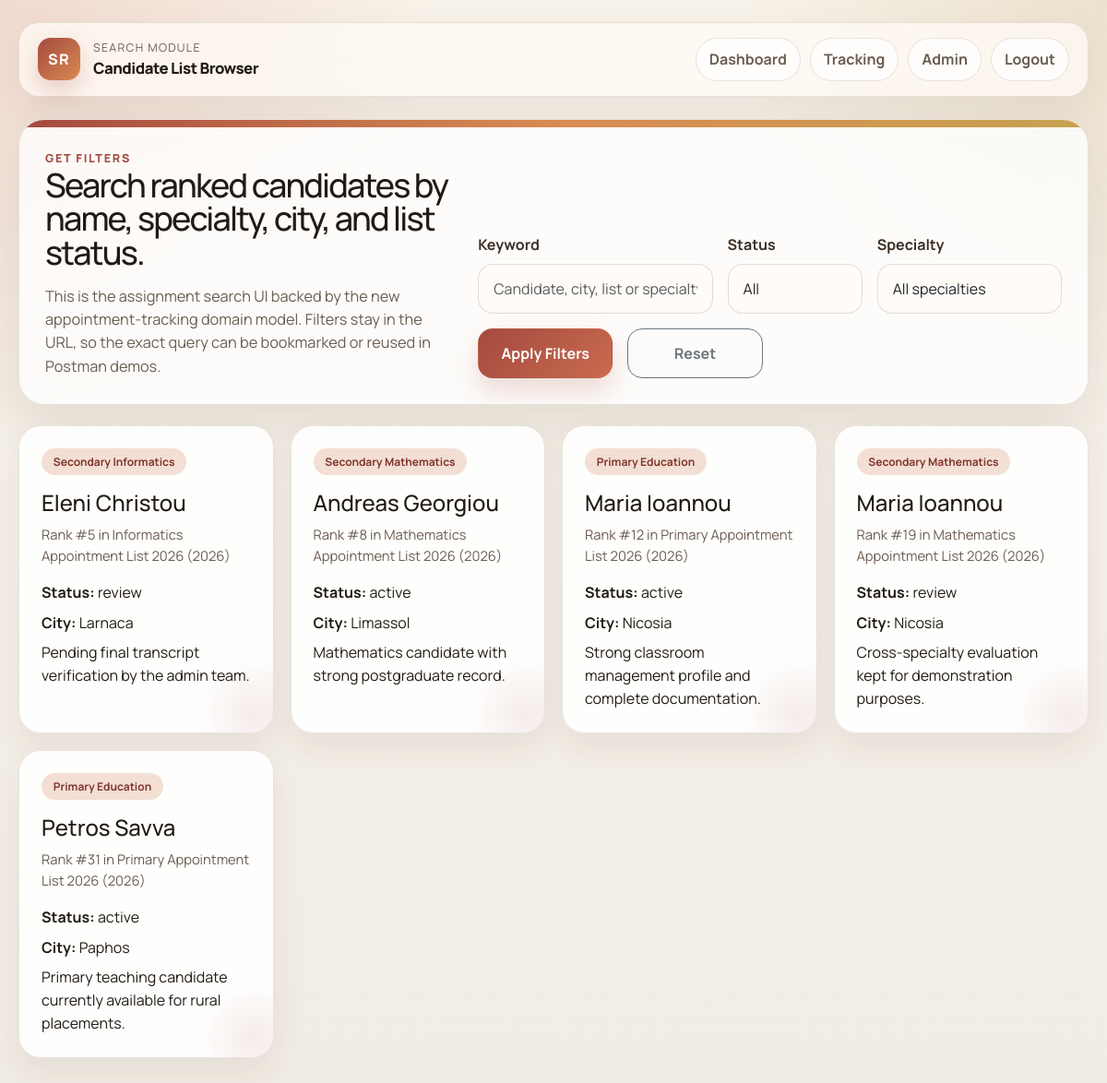
/modules/list.php (signed in), run on the app's committed database.
### tables this page shows
CREATE TABLE IF NOT EXISTS candidate_list_entries (
  id INT UNSIGNED AUTO_INCREMENT PRIMARY KEY,
  candidate_id INT UNSIGNED NOT NULL,
  list_id INT UNSIGNED NOT NULL,
  ranking INT UNSIGNED NOT NULL,
  status VARCHAR(40) NOT NULL DEFAULT 'active',
  notes TEXT NOT NULL,
  created_at TIMESTAMP NOT NULL DEFAULT CURRENT_TIMESTAMP,
  CONSTRAINT fk_entries_candidate
    FOREIGN KEY (candidate_id) REFERENCES candidates(id)
    ON DELETE CASCADE
    ON UPDATE CASCADE,
  CONSTRAINT fk_entries_list
    FOREIGN KEY (list_id) REFERENCES appointment_lists(id)
    ON DELETE CASCADE
    ON UPDATE CASCADE,
  UNIQUE KEY uniq_candidate_list (candidate_id, list_id)
);

CREATE TABLE IF NOT EXISTS specialties (
  id INT UNSIGNED AUTO_INCREMENT PRIMARY KEY,
  code VARCHAR(30) NOT NULL UNIQUE,
  name VARCHAR(120) NOT NULL,
  sector VARCHAR(120) NOT NULL,
  created_at TIMESTAMP NOT NULL DEFAULT CURRENT_TIMESTAMP
);

CREATE TABLE IF NOT EXISTS candidates (
  id INT UNSIGNED AUTO_INCREMENT PRIMARY KEY,
  first_name VARCHAR(80) NOT NULL,
  last_name VARCHAR(80) NOT NULL,
  email VARCHAR(255) NOT NULL UNIQUE,
  city VARCHAR(120) NOT NULL,
  phone VARCHAR(40) NOT NULL,
  created_at TIMESTAMP NOT NULL DEFAULT CURRENT_TIMESTAMP
);

CREATE TABLE IF NOT EXISTS appointment_lists (
  id INT UNSIGNED AUTO_INCREMENT PRIMARY KEY,
  specialty_id INT UNSIGNED NOT NULL,
  title VARCHAR(160) NOT NULL,
  publish_year SMALLINT UNSIGNED NOT NULL,
  status VARCHAR(40) NOT NULL DEFAULT 'draft',
  created_at TIMESTAMP NOT NULL DEFAULT CURRENT_TIMESTAMP,
  CONSTRAINT fk_lists_specialty
    FOREIGN KEY (specialty_id) REFERENCES specialties(id)
    ON DELETE CASCADE
    ON UPDATE CASCADE
);

### includes/functions.php (called while the page is built, shortened)
<?php
function current_role(): string
{
    return (string) ($_SESSION['role'] ?? 'member');
}
function is_admin(): bool
{
    return current_role() === 'admin';
}
function e(?string $value): string
{
    return htmlspecialchars((string) $value, ENT_QUOTES, 'UTF-8');
}

### modules/list.php (the view, shortened to what this page needs)
<?php
require_once __DIR__ . '/../includes/functions.php';
$keyword = trim((string) ($_GET['keyword'] ?? ''));
try {
    $pdo = db();
    $sql = '
        SELECT
            candidate_list_entries.id,
            candidate_list_entries.ranking,
            candidate_list_entries.status,
            candidate_list_entries.notes,
            candidates.first_name,
            candidates.last_name,
            candidates.city,
            appointment_lists.title AS list_title,
            appointment_lists.publish_year,
            specialties.name AS specialty_name
        FROM candidate_list_entries
        INNER JOIN candidates ON candidates.id = candidate_list_entries.candidate_id
        INNER JOIN appointment_lists ON appointment_lists.id = candidate_list_entries.list_id
        INNER JOIN specialties ON specialties.id = appointment_lists.specialty_id
        WHERE 1 = 1
    ';
    $params = [];
    $sql .= ' ORDER BY candidate_list_entries.ranking ASC, candidates.last_name ASC';
    $stmt = $pdo->prepare($sql);
    $stmt->execute($params);
    $entries = $stmt->fetchAll();
} catch (Throwable $exception) {
    $specialties = [];
    $entries = [];
    $loadError = 'Unable to load the candidate search results right now.';
}
?>
<?php require_once __DIR__ . '/../includes/header.php'; ?>
<body>
<div class="app-shell">
  <div class="app-frame">
    <div class="project-topbar">
      <div class="brand-mark">
        <div class="brand-badge">SR</div>
        <div class="brand-copy">
          <span class="brand-eyebrow">Search Module</span>
          <span class="brand-title">Candidate List Browser</span>
        </div>
      </div>
      <div class="topbar-links">
        <a class="topbar-link" href="dashboard.php">Dashboard</a>
        <a class="topbar-link" href="tracking/dashboard.php">Tracking</a>
        <?php if (is_admin()): ?>
          <a class="topbar-link" href="admin/dashboard.php">Admin</a>
        <?php endif; ?>
        <a class="topbar-link" href="../auth/logout.php">Logout</a>
      </div>
    </div>
    <div class="search-layout">
      <section class="page-panel search-panel hero-card">
        <span class="hero-kicker">GET Filters</span>
        <div class="row g-4 align-items-end">
          <div class="col-lg-5">
            <h1 class="hero-title mb-3">Search ranked candidates by name, specialty, city, and list status.</h1>
            <p class="hero-copy mb-0">
              This is the assignment search UI backed by the new appointment-tracking domain model.
              Filters stay in the URL, so the exact query can be bookmarked or reused in Postman demos.
            </p>
          </div>
          <div class="col-lg-7">
            <form method="get" action="list.php" class="row g-3">
              <div class="col-md-5">
                <label for="keyword" class="form-label">Keyword</label>
                <input id="keyword" name="keyword" class="form-control" value="<?= e($keyword) ?>" placeholder="Candidate, city, list or specialty">
              </div>
              <div class="col-md-3">
                <label for="status" class="form-label">Status</label>
                <select id="status" name="status" class="form-select">
                  <option value="">All</option>
                </select>
              </div>
              <div class="col-md-4">
                <label for="specialty_id" class="form-label">Specialty</label>
                <select id="specialty_id" name="specialty_id" class="form-select">
                  <option value="0">All specialties</option>
                </select>
              </div>
              <div class="col-sm-6 col-lg-3">
                <button type="submit" class="btn btn-primary w-100">Apply Filters</button>
              </div>
              <div class="col-sm-6 col-lg-3">
                <a class="btn btn-outline-secondary w-100" href="list.php">Reset</a>
              </div>
            </form>
          </div>
        </div>
      </section>
      <?php if (isset($loadError)): ?>
        <div class="alert alert-danger"><?= e($loadError) ?></div>
      <?php elseif ($entries === []): ?>
        <div class="alert alert-secondary">No matching candidate entries were found.</div>
      <?php else: ?>
        <div class="results-grid">
          <?php foreach ($entries as $entry): ?>
            <article class="soft-card result-card">
              <span class="badge text-bg-primary mb-3"><?= e((string) $entry['specialty_name']) ?></span>
              <h2 class="h4 mb-2"><?= e($entry['first_name'] . ' ' . $entry['last_name']) ?></h2>
              <p class="result-meta mb-3">
                Rank #<?= e((string) $entry['ranking']) ?> in <?= e((string) $entry['list_title']) ?>
                (<?= e((string) $entry['publish_year']) ?>)
              </p>
              <p class="mb-2"><strong>Status:</strong> <?= e((string) $entry['status']) ?></p>
              <p class="mb-2"><strong>City:</strong> <?= e((string) $entry['city']) ?></p>
              <p class="mb-0"><?= e((string) $entry['notes']) ?></p>
            </article>
          <?php endforeach; ?>
        </div>
      <?php endif; ?>
    </div>
  </div>
</div>
</body>
</html>

### includes/header.php (shortened to what this page needs)
<!DOCTYPE html>
<html lang="en">
<head>
  <link href="https://cdn.jsdelivr.net/npm/bootstrap@5.3.3/dist/css/bootstrap.min.css" rel="stylesheet">
  <link href="/assests/css/styles.css" rel="stylesheet">
</head>

### assests/css/styles.css (style rules this page uses)
:root { --bg: #f6f1e8; --panel: rgba(255, 255, 255, 0.78); --panel-strong: #ffffff; --line: rgba(110, 95, 74, 0.16); --text: #221b15; --muted: #6a5d50; --accent: #a44a3f; --accent-2: #82352c; --accent-soft: #f3dfd4; --ink-soft: #f9f5ef; --success-soft: #dcefdc; }
* { box-sizing: border-box; }
body { margin: 0; font-family: "Manrope", sans-serif; background: var(--bg); color: var(--text); line-height: 1.55; min-height: 100vh; background-image: radial-gradient(circle at top left, rgba(212, 107, 88, 0.18), transparent 28%), radial-gradient(circle at top right, rgba(189, 154, 91, 0.2), transparent 24%), linear-gradient(180deg, #f8f3ea 0%, #f1ece4 100%); }
a { color: var(--accent); text-decoration-thickness: 2px; text-underline-offset: 2px; }
.app-shell { min-height: 100vh; padding: 24px 14px 40px; }
.app-frame { width: min(1160px, 100%); margin: 0 auto; }
.project-topbar { display: flex; justify-content: space-between; align-items: center; gap: 16px; padding: 16px 20px; margin-bottom: 24px; border: 1px solid var(--line); border-radius: 22px; background: rgba(255, 250, 245, 0.78); backdrop-filter: blur(18px); box-shadow: 0 18px 50px rgba(81, 55, 38, 0.08); }
.brand-mark { display: flex; align-items: center; gap: 14px; }
.brand-badge { width: 46px; height: 46px; border-radius: 14px; display: flex; align-items: center; justify-content: center; background: linear-gradient(135deg, var(--accent), #d98a53); color: #fff9f4; font-weight: 800; letter-spacing: 0.08em; box-shadow: 0 10px 24px rgba(164, 74, 63, 0.24); }
.brand-copy { display: flex; flex-direction: column; }
.brand-eyebrow { color: var(--muted); font-size: 0.77rem; text-transform: uppercase; letter-spacing: 0.11em; }
.brand-title { font-size: 1.05rem; font-weight: 800; letter-spacing: -0.03em; }
.topbar-links { display: flex; flex-wrap: wrap; gap: 10px; }
.topbar-link { padding: 10px 14px; border-radius: 999px; border: 1px solid var(--line); background: rgba(255, 255, 255, 0.72); color: var(--muted); text-decoration: none; font-weight: 700; transition: 180ms ease; }
.page-panel { border: 1px solid var(--line); border-radius: 28px; background: var(--panel); backdrop-filter: blur(18px); box-shadow: 0 24px 60px rgba(74, 48, 31, 0.11); }
.page-panel .card, .soft-card { border: 1px solid var(--line); border-radius: 24px; background: rgba(255, 255, 255, 0.9); box-shadow: 0 16px 36px rgba(71, 44, 28, 0.08); }
.hero-card { overflow: hidden; position: relative; }
.hero-card::before { content: ""; position: absolute; inset: 0 auto auto 0; width: 100%; height: 8px; background: linear-gradient(90deg, var(--accent), #d98a53, #c7a24f); }
.hero-kicker { color: var(--accent); font-size: 0.78rem; text-transform: uppercase; letter-spacing: 0.14em; font-weight: 800; }
.hero-title { font-size: clamp(2rem, 3vw, 3rem); line-height: 1.02; letter-spacing: -0.05em; margin-bottom: 14px; }
.hero-copy { color: var(--muted); max-width: 58ch; font-size: 1.02rem; }
.form-control, .form-select { border-radius: 16px; border: 1px solid rgba(110, 95, 74, 0.2); padding: 0.88rem 1rem; background: rgba(255, 251, 247, 0.9); }
.form-label { font-weight: 700; color: #3b2e25; }
.btn { border-radius: 16px; font-weight: 700; padding: 0.88rem 1.1rem; }
.btn-primary { background: linear-gradient(135deg, var(--accent), #c96b4f); border-color: transparent; box-shadow: 0 14px 28px rgba(164, 74, 63, 0.2); }
.btn-outline-secondary, .btn-outline-danger, .btn-outline-primary { border-width: 1px; }
.dashboard-hero, .dashboard-side, .search-panel { padding: 28px; }
.search-layout { display: grid; gap: 22px; }
.results-grid { display: grid; grid-template-columns: repeat(auto-fit, minmax(260px, 1fr)); gap: 18px; }
.result-card { padding: 24px; position: relative; overflow: hidden; }
.result-card::after { content: ""; position: absolute; inset: auto -40px -40px auto; width: 120px; height: 120px; border-radius: 50%; background: radial-gradient(circle, rgba(164, 74, 63, 0.1), transparent 70%); }
.result-meta { color: var(--muted); font-size: 0.92rem; }
.badge.text-bg-primary { background: var(--accent-soft) !important; color: var(--accent-2) !important; border-radius: 999px; padding: 0.55rem 0.8rem; }

### data on the page
candidate_list_entries: specialties.name "Secondary Informatics", candidate.last_name "Eleni Christou", ranking "5", list.title "Informatics Appointment List 2026", list.publish_year "2026", status "review", candidate.city "Larnaca", notes "Pending final transcript verification by the admin team."
candidate_list_entries: specialties.name "Secondary Mathematics", candidate.last_name "Andreas Georgiou", ranking "8", list.title "Mathematics Appointment List 2026", list.publish_year "2026", status "active", candidate.city "Limassol", notes "Mathematics candidate with strong postgraduate record."
candidate_list_entries: specialties.name "Primary Education", candidate.last_name "Maria Ioannou", ranking "12", list.title "Primary Appointment List 2026", list.publish_year "2026", status "active", candidate.city "Nicosia", notes "Strong classroom management profile and complete documentation."
candidate_list_entries: specialties.name "Secondary Mathematics", candidate.last_name "Maria Ioannou", ranking "19", list.title "Mathematics Appointment List 2026", list.publish_year "2026", status "review", candidate.city "Nicosia", notes "Cross-specialty evaluation kept for demonstration purposes."
candidate_list_entries: specialties.name "Primary Education", candidate.last_name "Petros Savva", ranking "31", list.title "Primary Appointment List 2026", list.publish_year "2026", status "active", candidate.city "Paphos", notes "Primary teaching candidate currently available for rural placements."
